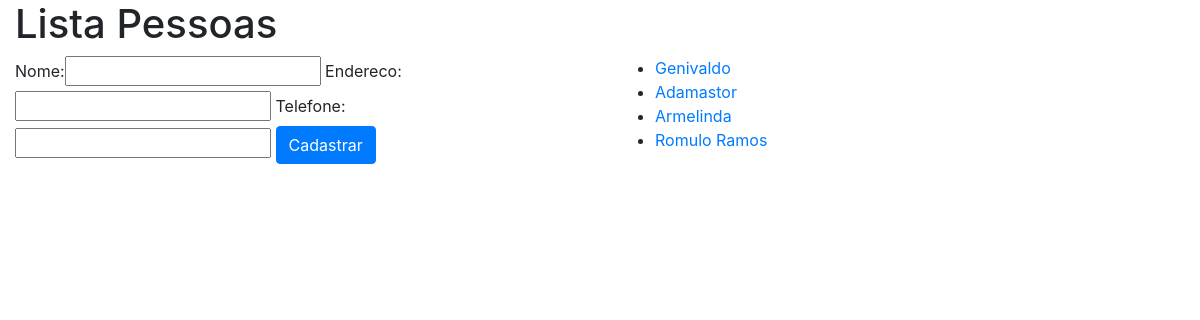
Page /core/pessoa on the earlier database version.
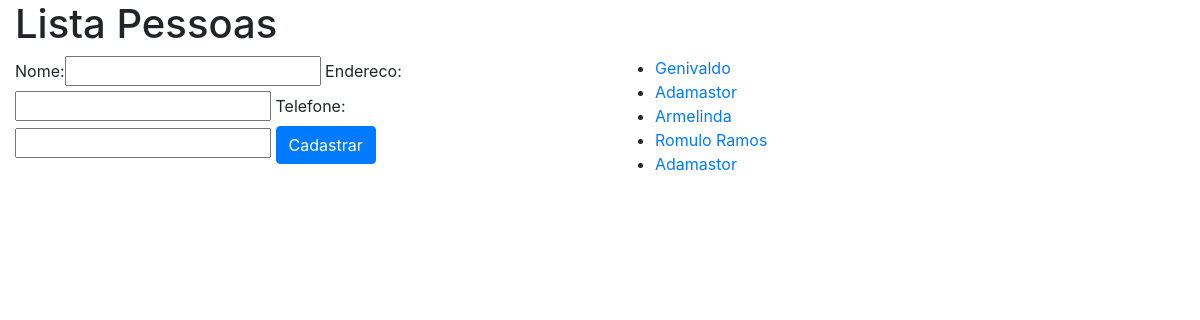
Same page on the later database version.
### core/models.py (models this page shows, shortened)
class Pessoa(models.Model):
    nome = models.CharField(max_length=100)
    endereco = models.CharField(max_length=200)
    telefone = models.CharField(max_length=20)

### core/views.py (the view)
# urls.py: path('pessoa', pessoa_lista, name='core_pessoa_lista'),
def pessoa_lista(request):
    lista = Pessoa.objects.all() #efetua a busca no banco de todos os objetos dessa classe
    form = PessoaForm()
    data = {'pessoas':lista, 'form':form}
    return render(request, 'core/pessoa_lista.html', data)

### core/form.py
class PessoaForm(ModelForm):
    class Meta:
        model = Pessoa
        fields = '__all__'

### core/templates/core/pessoa_lista.html (shortened to what this page needs)
{% extends 'base.html' %}
{% load bootstrap %}
{% block main %}
    <div class="row">
        <div class="col-12">
            <h1>Lista Pessoas</h1>
        </div>
    </div>
    <div class="row">
        <div class="col-sm-6">
            <form action="{% url 'core_pessoa_novo' %}" method="POST">
                {{ form|bootstrap }}
                <button type="submit" class="btn btn-primary">Cadastrar</button>
            </form>
        </div>
        <div class="col-sm-6">
            <ul>
            {% for pessoa in pessoas %}
                <li>
                    <a href="{% url 'core_pessoa_update' pessoa.id%}">{{pessoa.nome}}</a>
                </li>
            {%endfor%}
            </ul>
        </div>
    </div>
{% endblock%}

### templates/base.html (shortened to what this page needs)
{% load static %}
<!DOCTYPE html>
<html lang="en">
<head>
    <link rel="stylesheet" href="{% static 'bootstrap/css/bootstrap.css' %}">
</head>
<body>
    <div class="container-fluid">
        {% block main %}
        {% endblock %}
    </div>
</body>
</html>

Differences in the rows shown:
added Pessoa: nome "Adamastor"
